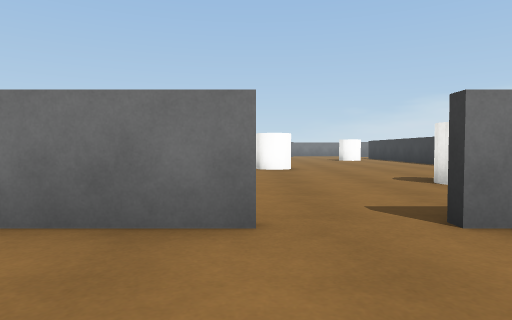
[1] (above)

24 first-person views from a walk through a scene from a Unity 3-D project. The camera is 0.58 m above the floor, tilts 2° down and sees 75° across. Doors are open. The floor is counted in squares, 1 m on a side. Each view is taken from the middle of a square. On the plan, view 1 faces up. The plan holds only what a view shows up to about 9 squares ahead; the rest is blank. The place goes on beyond the plan. The player character is not drawn. Surface patterns are stand-ins for the level's own textures.

[2]
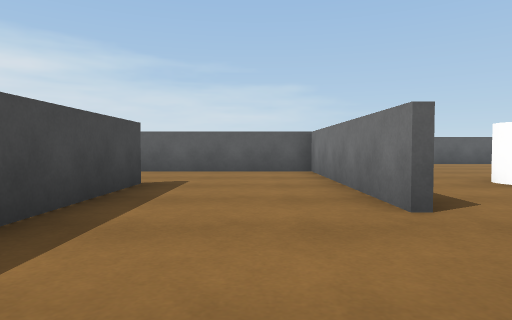

[3]
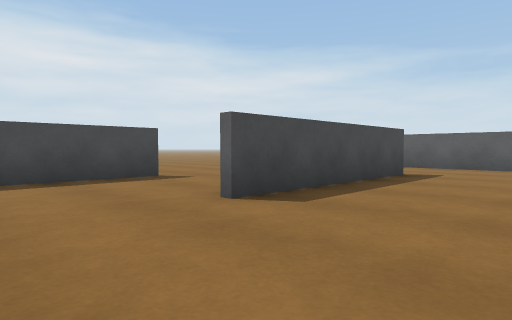

[4]
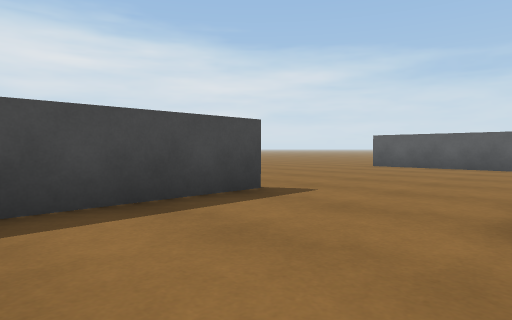

[5]
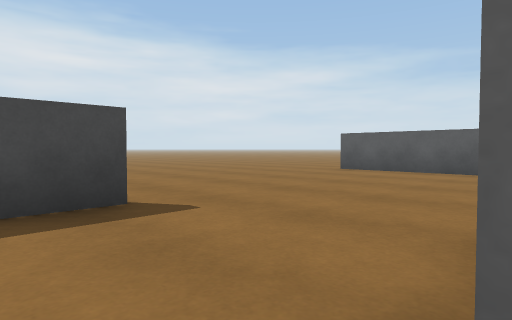

[6]
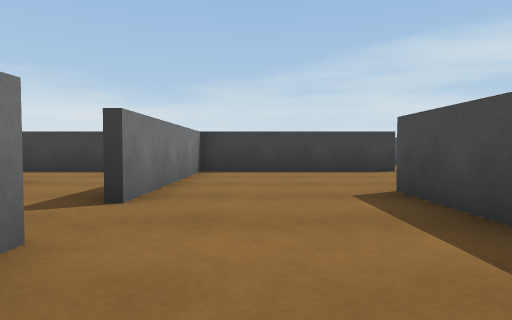

[7]
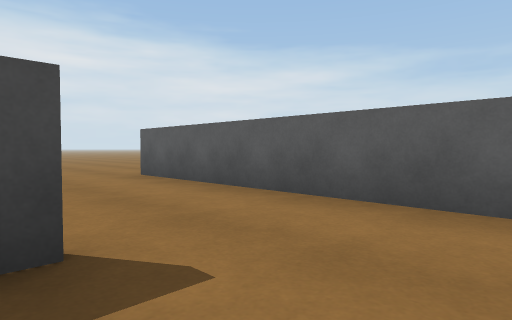

[8]
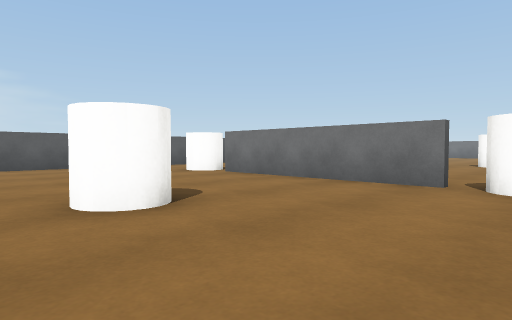

[9]
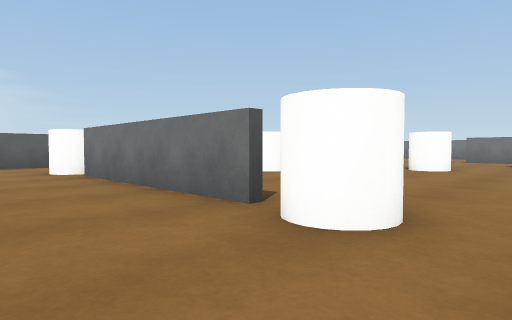

[10]
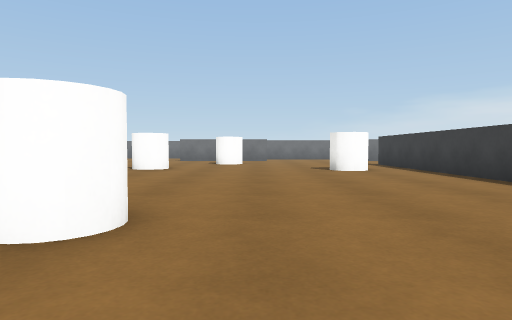

[11]
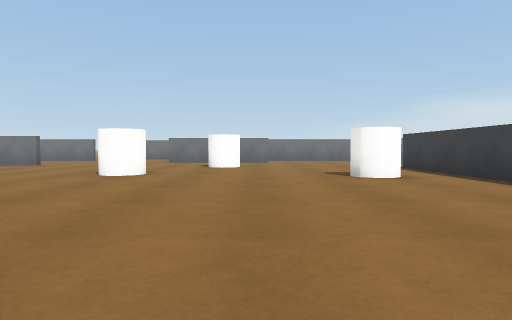

[12]
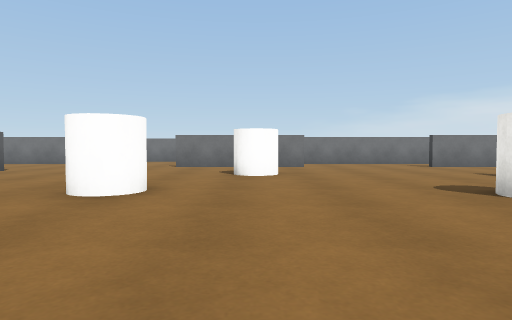

[13]
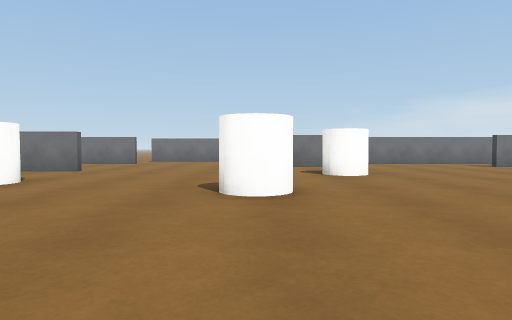

[14]
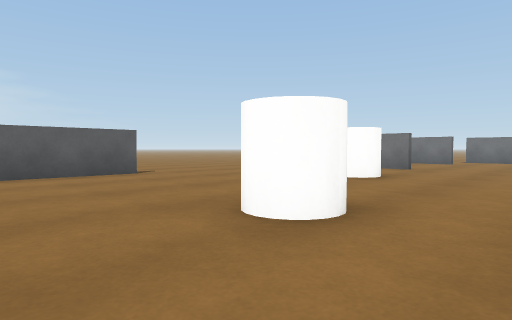

[15]
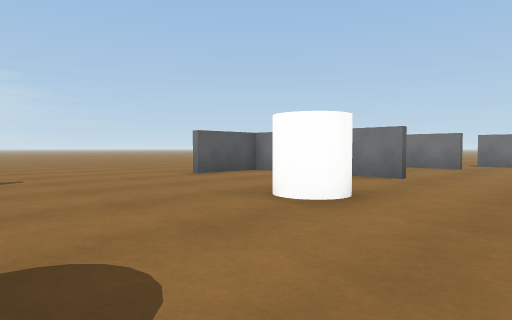

[16]
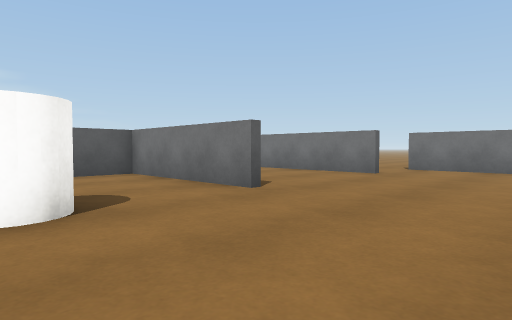

[17]
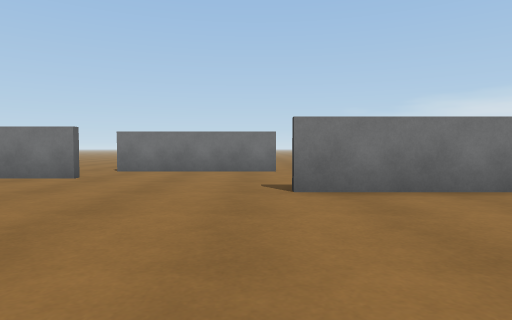

[18]
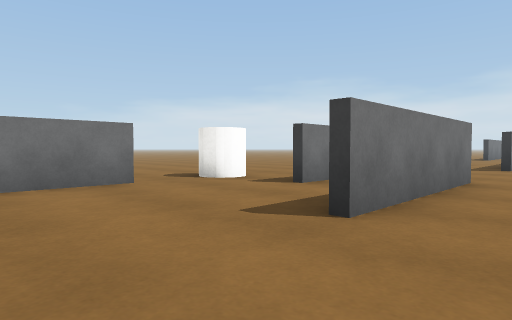

[19]
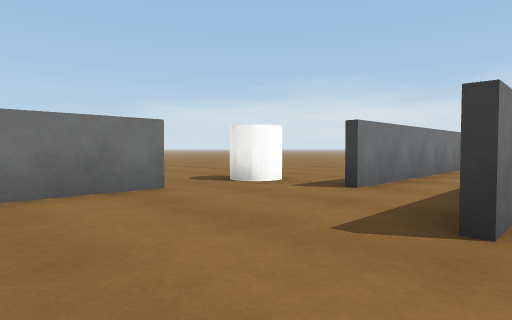

[20]
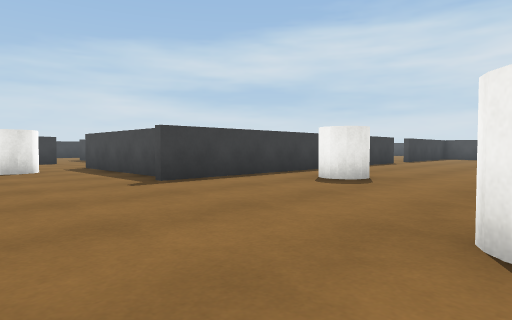

[21]
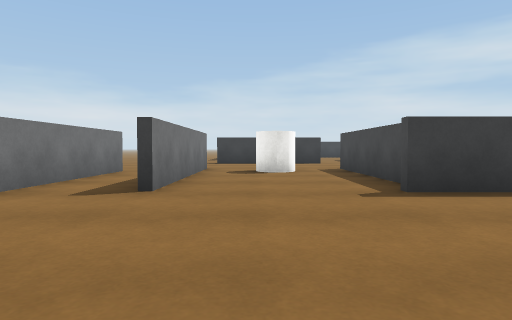

[22]
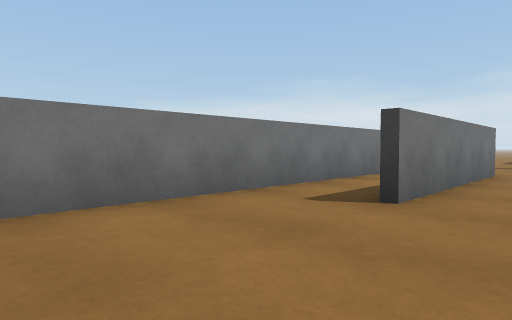

[23]
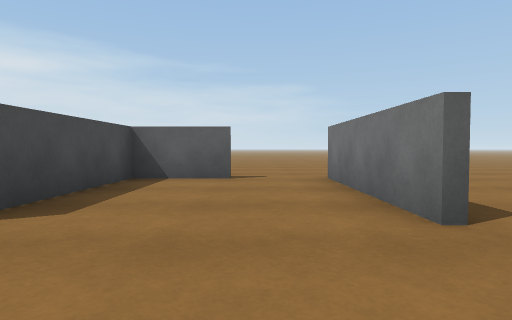

[24]
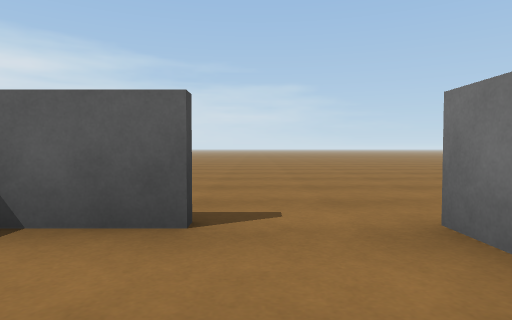

### Floor plan
Points are (right, up) in squares from view 1. A wall is a line through its corners. A room is listed if a view was taken in it or the views show most of it. See-through windows are left out.
Room 1 (views 1, 6, 7)
walls: (-2.6, -0.9) (1.5, -0.9); (1.4, -4.4) (2.4, -4.4); (0, 2.4) (-5.4, 2.4) (-5.4, -4.5)
ways out: opening at (1.5, -1) to room 2; open door at (0.7, 2.3) to room 3
Room 2 (views 2, 3, 4, 5)
walls: (1.5, -0.9) (2.5, -0.9); (6.4, -2.6) (6.4, 2.4) (1.5, 2.4); (2.4, -4.4) (4.6, -4.4)
ways out: opening at (1.5, -1) to room 1
Room 3 (views 8, 9, 10, 11, 12, 13, 14, 15, 16, 17, 18, 19, 20, 21, 22, 23, 24)
walls: (-9.4, 14.5) (-9.4, 11.9); (-0.4, 9.4) (-5.2, 9.4); (-5.4, 20.4) (-9.4, 20.4); (-9.5, 20.6) (-6, 20.6); (-9.4, 6.4) (-9.4, 5.2); (-9.4, 22.6) (-9.4, 18.5); (-5.4, 24.4) (-9.5, 24.4); (6.4, 12.6) (6.4, 19); (2.6, 22.4) (-1.5, 22.4); (7.2, 18.6) (11, 18.6); (-1.4, 26.4) (-5.5, 26.4); (6.4, 4.8) (6.4, 6.9); (11.6, 22.4) (6.5, 22.4); (10.5, 24.4) (0.5, 24.4)
ways out: open door at (0.7, 2.3) to room 1
objects: cylinder (-7, 9) to (-6, 10); cylinder (-6, 17) to (-5, 18); cylinder (-4, 13) to (-4, 14); cylinder (-3, 5) to (-2, 6); cylinder (-1, 16) to (-1, 17); cylinder (0, 9) to (1, 10); cylinder (0, 26) to (1, 27); cylinder (1, 19) to (1, 20); cylinder (3, 5) to (4, 6); cylinder (4, 16) to (5, 16); cylinder (10, 20) to (11, 21)

Positions as (right, up) in squares from view 1, and headings:
1: (0, 0), facing up
2: (3, 1), facing left
3: (5, 2), facing down-left
4: (5, -1), facing down-left
5: (3, -1), facing down-left
6: (-2, 1), facing right
7: (-2, 1), facing down-left
8: (1, 4), facing up-left
9: (2, 7), facing up-left
10: (2, 7), facing up
11: (2, 9), facing up
12: (1, 12), facing up
13: (-1, 12), facing up
14: (-2, 11), facing up-left
15: (-3, 14), facing up-left
16: (-2, 17), facing up-left
17: (-2, 18), facing up
18: (-4, 21), facing up-right
19: (-4, 22), facing up-right
20: (1, 22), facing down-right
21: (2, 21), facing right
22: (3, 21), facing up-right
23: (-3, 23), facing left
24: (-7, 23), facing left
